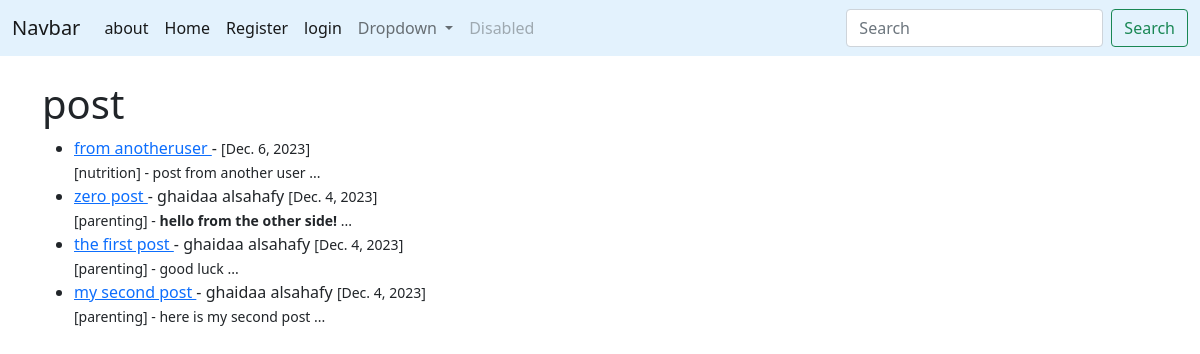
The page / on the database its author committed.
### mommyblog/models.py (models this page shows, shortened)
class Post(models.Model):
    title = models.CharField(max_length=255)
    author = models.ForeignKey(User, on_delete=models.CASCADE)
    body =  models.TextField()
    post_date = models.DateField(auto_now_add=True)
    category = models.CharField(max_length=255, default='parenting')

### mommyblog/views.py (the view)
# urls.py: path('', HomeView.as_view(), name="home"),
class HomeView(ListView):
    model = Post
    template_name ='home.html'
    ordering = ['-id']

### mommyblog/templates/home.html (shortened to what this page needs)
{% extends "base.html" %}
{% block content %}
<h1>post</h1>
<ul>
{% for post in object_list %}
<li><a href="{% url 'article' post.pk%}">
    {{ post.title }} </a> - {{ post.author.first_name}} {{ post.author.last_name}} <small>[{{post.post_date}}]</small>
    <small></br>
    [{{ post.category }}] - {{ post.body | slice:":200" |safe}} ...
    </small>
</li>
{% endfor %}
</ul>
{% endblock %}

### mommyblog/templates/base.html (shortened to what this page needs)
<!doctype html>
<html lang="en">
  <head>
    {% load static %}
    <link href="https://cdn.jsdelivr.net/npm/bootstrap@5.0.2/dist/css/bootstrap.min.css" rel="stylesheet">
</head>
<body>
    <nav class="navbar navbar-expand-lg navbar-light" style="background-color: #e3f2fd;">
  <div class="container-fluid">
    <a class="navbar-brand" href="#">Navbar</a>
    <div class="collapse navbar-collapse" id="navbarSupportedContent">
      <ul class="navbar-nav me-auto mb-2 mb-lg-0">
        <li class="nav-item">
          <a class="nav-link active" aria-current="page" href="{% url 'about' %}">about</a>
        </li>
        <li class="nav-item">
          <a class="nav-link active" aria-current="page" href="{% url 'home' %}">Home</a>
        </li>
        {% if user.is_authenticated %}
        <li class="nav-item">
          <a class="nav-link active" href="{% url 'add_post' %}">Add post</a>
        </li>
        <li class="nav-item">
          <a class="nav-link active" href="{% url 'add_category' %}">Add category</a>
        </li>
        <li class="nav-item">
          <a class="nav-link active" href="{% url 'logout' %}">logout</a>
        </li>
        {% else %}
        <li class="nav-item">
        <a class="nav-link active" href="{% url 'register' %}">Register</a>
        </li>
        <li class="nav-item">
          <a class="nav-link active" href="{% url 'login' %}">login</a>
        </li>
        {% endif %}
        <li class="nav-item dropdown">
          <a class="nav-link dropdown-toggle" href="#" id="navbarDropdown" role="button" data-bs-toggle="dropdown" aria-expanded="false">
            Dropdown
          </a>
        </li>
        <li class="nav-item">
          <a class="nav-link disabled" href="#" tabindex="-1" aria-disabled="true">Disabled</a>
        </li>
      </ul>
      <form class="d-flex">
        <input class="form-control me-2" type="search" placeholder="Search" aria-label="Search">
        <button class="btn btn-outline-success" type="submit">Search</button>
      </form>
    </div>
  </div>
</nav>
    <div class="container">
        {% block content %}
        {% endblock %}
    </div>
  </body>
</html>

### rows shown on the page
Post: title "from anotheruser", post_date "Dec. 6, 2023", category "nutrition", body "post from another user"
Post: title "zero post", author.first_name "ghaidaa", author.last_name "alsahafy", post_date "Dec. 4, 2023", category "parenting", body "hello from the other side!"
Post: title "the first post", author.first_name "ghaidaa", author.last_name "alsahafy", post_date "Dec. 4, 2023", category "parenting", body "good luck"
Post: title "my second post", author.first_name "ghaidaa", author.last_name "alsahafy", post_date "Dec. 4, 2023", category "parenting", body "here is my second post"
